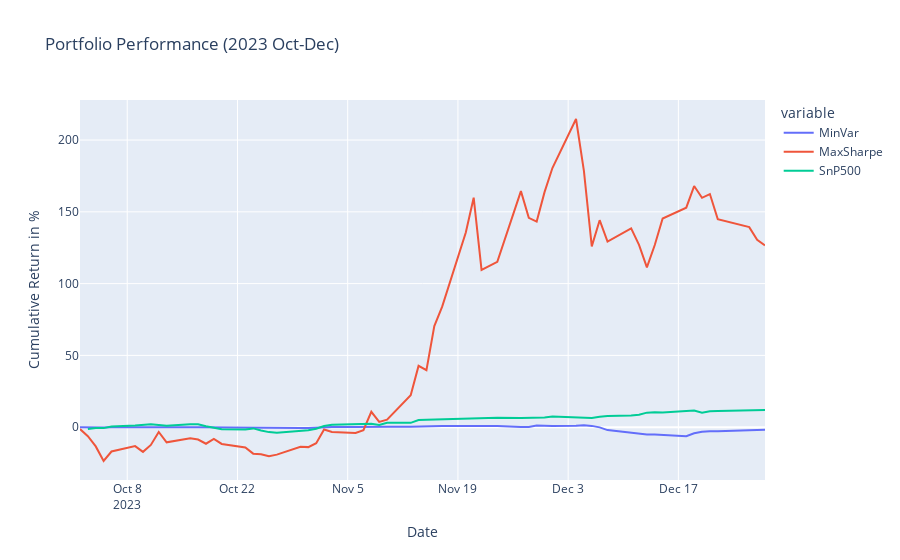

Notebook code for this chart:
### Code cell
back = pd.DataFrame({"MinVar": ret_1, "MaxSharpe": ret_2})
back = pd.concat([back, ind_ret], join="outer", axis=1)
back.drop(back.tail(1).index, inplace=True)

back.interpolate(method="linear", inplace=True)

fig = px.line(
    back, x=back.index, y=back.columns, title="Portfolio Performance (2023 Oct-Dec)"
)
fig.update_xaxes(title_text="Date")
fig.update_yaxes(title_text="Cumulative Return in %")

fig.show()
